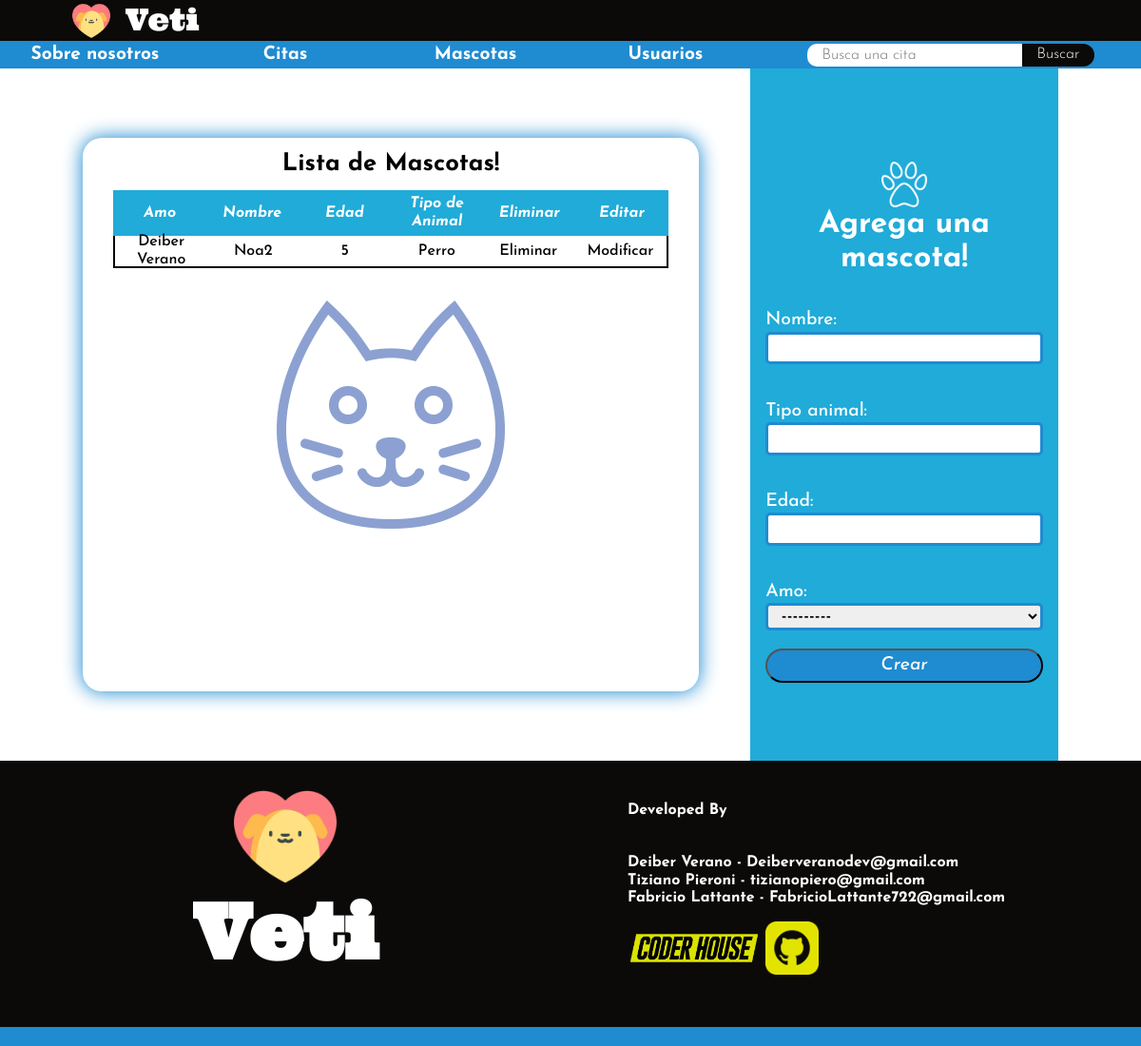
The app's page /veti/mascotas/, older data.
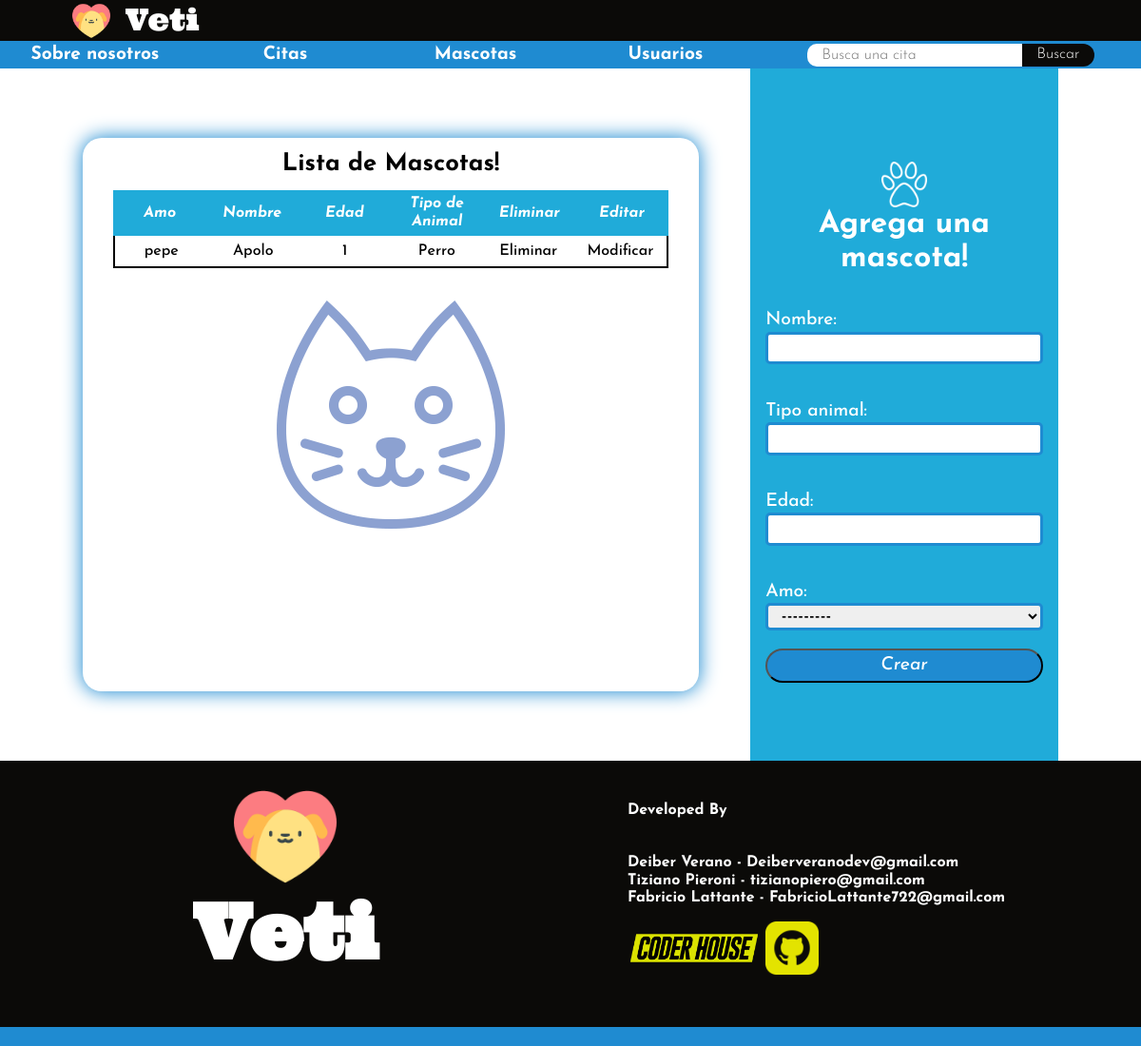
The same page, newer data.
### citas_usuarios/models.py (models this page shows, shortened)
class Mascota(models.Model):
    amo = models.ForeignKey(Persona,on_delete=models.CASCADE)
    nombre = models.CharField(max_length=20)
    tipo_animal = models.CharField(max_length=50)
    edad = models.IntegerField()

class Persona(models.Model):
    cedula = models.IntegerField(primary_key=True)
    nombre = models.CharField(max_length=30)
    edad = models.IntegerField()
    rol = models.ForeignKey(Rol, on_delete=models.CASCADE)
    def __str__(self):
        return f'{self.nombre}'

### citas_usuarios/views.py (the view, shortened to what this page needs)
# urls.py: path('mascotas/', mascotas, name='mascotas'),
def mascotas(request):
    mascota_form = MascotaForm()
    lista_mascotas = Mascota.objects.all()
    return render(request,'mascotas.html', {'mascota_form':mascota_form,'lista_mascotas': lista_mascotas})

### citas_usuarios/forms.py
class MascotaForm(forms.Form):
    nombre = forms.CharField(max_length=20)
    tipo_animal = forms.CharField(max_length=20)
    edad = forms.IntegerField()
    amo = forms.ModelChoiceField(
    queryset=Persona.objects.filter(rol=2),
    label='Amo',
    widget=forms.Select
)

### citas_usuarios/templates/mascotas.html (shortened to what this page needs)
{% extends 'base.html' %}
{% load static %}
{% block bloqueSeccion %}
    <div class="contenedor-tabla-con-datos">
        <h3>Lista de Mascotas!</h3>
        <table class="tabla-datos-modelos">
            <thead>
                <th>Amo</th>
                <th>Nombre</th>
                <th>Edad</th>
                <th>Tipo de Animal</th>
                <th>Eliminar</th>
                <th>Editar</th>
            </thead>
            <tbody>
                {% for mascota in lista_mascotas %}
                    <tr>
                        <td>{{mascota.amo}}</td>
                        <td>{{mascota.nombre}}</td>
                        <td>{{mascota.edad}}</td>
                        <td>{{mascota.tipo_animal}}</td>
                        <td>
                            <form action="{% url 'elimina_mascota' mascota.id %}" method="POST">{% csrf_token %}
                                <button class="eliminar_registro_btn_tabla" type="submit">Eliminar</button>
                            </form>
                        </td>
                        <td><button class="modificar_registro_btn_tabla"><a href="{% url 'modifica_mascota' mascota.id %}">Modificar</a></button></td>
                    </tr>
                {% endfor %}
            </tbody>
        </table>
    </div>
    <div class="div-creacion-registro">
        <h3><img src="{% static 'img/patica-animal.png' %}" alt="">Agrega una mascota! </h3>
        <form class="formulario-creacion" action="" method="post">
            {{ mascota_form.as_p }}
            <input type="submit" value="Crear">
        </form>
    </div>
{% endblock bloqueSeccion %}

Row changes from the older to the newer data that the page shows:
removed Mascota: amo "Deiber Verano", nombre "Noa2", edad "5", tipo_animal "Perro"
added Mascota: amo "pepe", nombre "Apolo", edad "1", tipo_animal "Perro"
